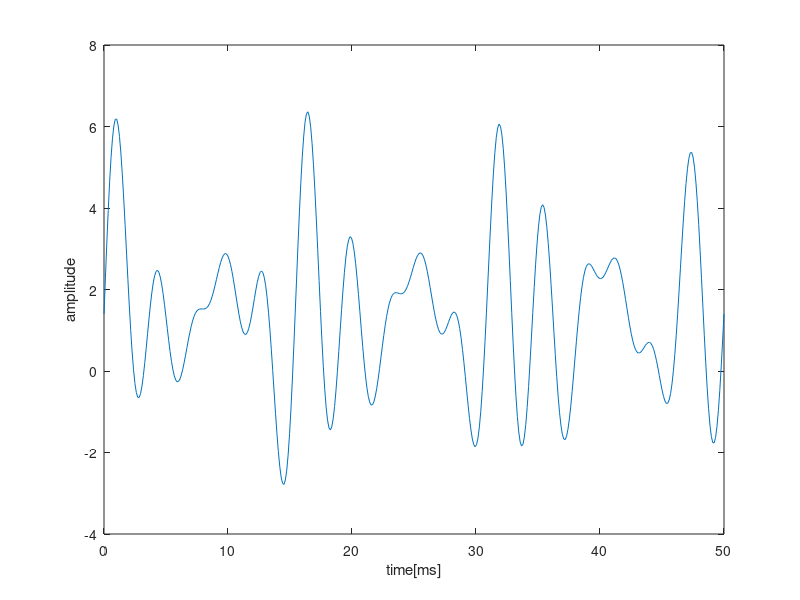
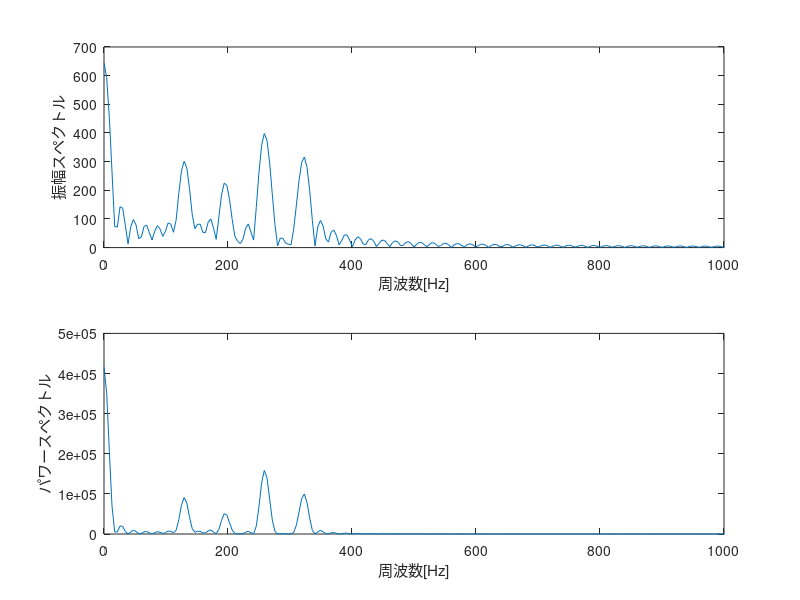
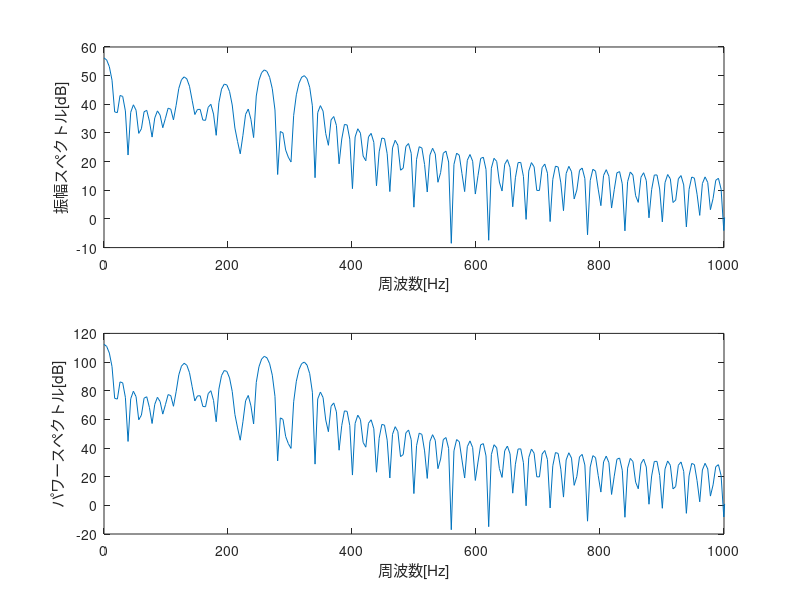
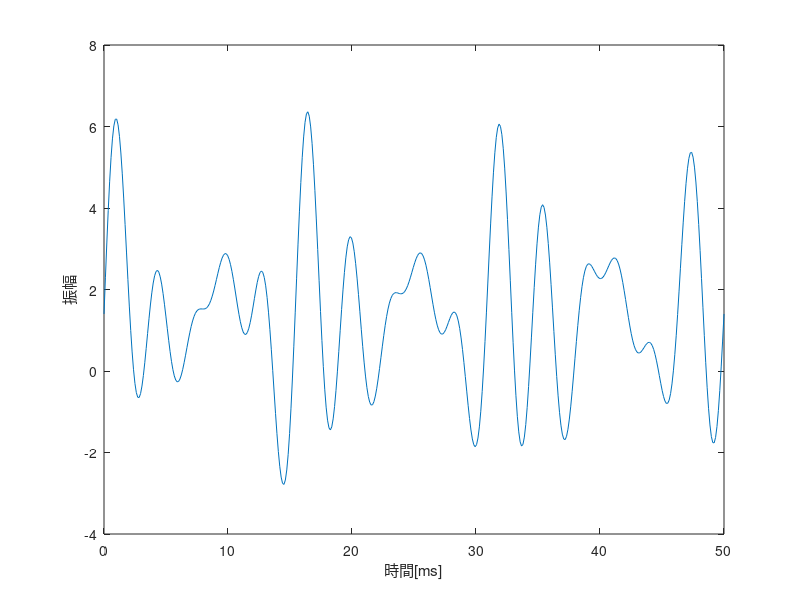

Write the MATLAB code that produced these figures, in order.
% complex wave
Fs = 8820;
time = 0: 1 / Fs: 0.05;
sinwav_1 = 1.2 * sin(2 * pi * 130 * time);
coswav_1 = 0.9 * sin(2 * pi * 200 * time);
sinwav_2 = 1.8 * sin(2 * pi * 260 * time);
coswav_2 = 1.4 * sin(2 * pi * 320 * time);
wavdata = 1.4 + [sinwav_1 + coswav_1 + sinwav_2 + coswav_2];

plot(time * 1000, wavdata); xlabel('time[ms]'); ylabel('amplitude');
saveas(gcf,'wave.png');


% fourier transform
fftsize = 2048;
dft = fft(wavdata, fftsize);
% amplitude spectre
Adft = sqrt(dft .* conj(dft));
% power spectre
Pdft = abs(dft) .^ 2;
% frequency scale
fscale = linspace(0, Fs, fftsize);

subplot(2,1,1); plot(fscale(1:fftsize/2), Adft(1:fftsize/2)); 
xlabel('周波数[Hz]'); ylabel('振幅スペクトル'); xlim([0 1000]);
subplot(2,1,2); plot(fscale(1:fftsize/2), Pdft(1:fftsize/2)); 
xlabel('周波数[Hz]'); ylabel('パワースペクトル'); xlim([0 1000]);
saveas(gcf,'fft.png');


% plot in decibel
subplot(2, 1, 1); plot(fscale(1: fftsize / 2), 20 * log10(Adft(1: fftsize / 2)));
xlabel('周波数[Hz]'); ylabel('振幅スペクトル[dB]'); xlim([0 1000]);
subplot(2, 1, 2); plot(fscale(1: fftsize / 2), 20 * log10(Pdft(1: fftsize / 2)));
xlabel('周波数[Hz]'); ylabel('パワースペクトル[dB]'); xlim([0 1000]);
saveas(gcf, 'fft_db.png')

% inverse fourier transform
newdata = ifft(dft);
subplot(1, 1, 1);
plot(time * 1000, newdata(1: length(wavdata))); xlabel('時間[ms]'); ylabel('振幅');
saveas(gcf, 'ifft.png')
